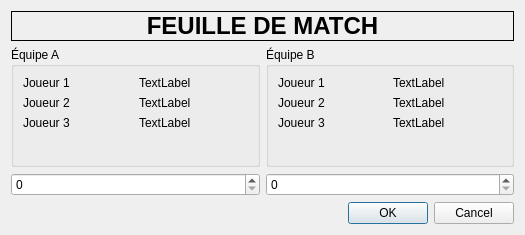
<?xml version="1.0" encoding="UTF-8"?>
<ui version="4.0">
 <class>Dialog</class>
 <widget class="QDialog" name="Dialog">
  <property name="geometry">
   <rect>
    <x>0</x>
    <y>0</y>
    <width>525</width>
    <height>235</height>
   </rect>
  </property>
  <property name="windowTitle">
   <string>Dialog</string>
  </property>
  <layout class="QVBoxLayout" name="verticalLayout_5">
   <item>
    <widget class="QLabel" name="label">
     <property name="sizePolicy">
      <sizepolicy hsizetype="Preferred" vsizetype="Fixed">
       <horstretch>0</horstretch>
       <verstretch>0</verstretch>
      </sizepolicy>
     </property>
     <property name="font">
      <font>
       <pointsize>18</pointsize>
       <weight>75</weight>
       <bold>true</bold>
      </font>
     </property>
     <property name="frameShape">
      <enum>QFrame::Box</enum>
     </property>
     <property name="frameShadow">
      <enum>QFrame::Plain</enum>
     </property>
     <property name="text">
      <string>FEUILLE DE MATCH</string>
     </property>
     <property name="alignment">
      <set>Qt::AlignCenter</set>
     </property>
    </widget>
   </item>
   <item>
    <layout class="QHBoxLayout" name="horizontalLayout_7">
     <item>
      <layout class="QVBoxLayout" name="verticalLayout_3">
       <item>
        <widget class="QGroupBox" name="groupBox">
         <property name="title">
          <string>Équipe A</string>
         </property>
         <layout class="QVBoxLayout" name="verticalLayout_2">
          <item>
           <layout class="QHBoxLayout" name="horizontalLayout">
            <item>
             <widget class="QLabel" name="label_2">
              <property name="text">
               <string>Joueur 1</string>
              </property>
             </widget>
            </item>
            <item>
             <widget class="QLabel" name="label_5">
              <property name="text">
               <string>TextLabel</string>
              </property>
             </widget>
            </item>
           </layout>
          </item>
          <item>
           <layout class="QHBoxLayout" name="horizontalLayout_2">
            <item>
             <widget class="QLabel" name="label_3">
              <property name="text">
               <string>Joueur 2</string>
              </property>
             </widget>
            </item>
            <item>
             <widget class="QLabel" name="label_6">
              <property name="text">
               <string>TextLabel</string>
              </property>
             </widget>
            </item>
           </layout>
          </item>
          <item>
           <layout class="QHBoxLayout" name="horizontalLayout_3">
            <item>
             <widget class="QLabel" name="label_4">
              <property name="text">
               <string>Joueur 3</string>
              </property>
             </widget>
            </item>
            <item>
             <widget class="QLabel" name="label_7">
              <property name="text">
               <string>TextLabel</string>
              </property>
             </widget>
            </item>
           </layout>
          </item>
          <item>
           <spacer name="verticalSpacer">
            <property name="orientation">
             <enum>Qt::Vertical</enum>
            </property>
            <property name="sizeHint" stdset="0">
             <size>
              <width>20</width>
              <height>0</height>
             </size>
            </property>
           </spacer>
          </item>
         </layout>
        </widget>
       </item>
       <item>
        <widget class="QSpinBox" name="pointsA">
         <property name="maximum">
          <number>13</number>
         </property>
        </widget>
       </item>
      </layout>
     </item>
     <item>
      <layout class="QVBoxLayout" name="verticalLayout_4">
       <item>
        <widget class="QGroupBox" name="groupBox_2">
         <property name="title">
          <string>Équipe B</string>
         </property>
         <layout class="QVBoxLayout" name="verticalLayout">
          <item>
           <layout class="QHBoxLayout" name="horizontalLayout_4">
            <item>
             <widget class="QLabel" name="label_8">
              <property name="text">
               <string>Joueur 1</string>
              </property>
             </widget>
            </item>
            <item>
             <widget class="QLabel" name="label_9">
              <property name="text">
               <string>TextLabel</string>
              </property>
             </widget>
            </item>
           </layout>
          </item>
          <item>
           <layout class="QHBoxLayout" name="horizontalLayout_5">
            <item>
             <widget class="QLabel" name="label_10">
              <property name="text">
               <string>Joueur 2</string>
              </property>
             </widget>
            </item>
            <item>
             <widget class="QLabel" name="label_11">
              <property name="text">
               <string>TextLabel</string>
              </property>
             </widget>
            </item>
           </layout>
          </item>
          <item>
           <layout class="QHBoxLayout" name="horizontalLayout_6">
            <item>
             <widget class="QLabel" name="label_12">
              <property name="text">
               <string>Joueur 3</string>
              </property>
             </widget>
            </item>
            <item>
             <widget class="QLabel" name="label_13">
              <property name="text">
               <string>TextLabel</string>
              </property>
             </widget>
            </item>
           </layout>
          </item>
          <item>
           <spacer name="verticalSpacer_2">
            <property name="orientation">
             <enum>Qt::Vertical</enum>
            </property>
            <property name="sizeHint" stdset="0">
             <size>
              <width>20</width>
              <height>0</height>
             </size>
            </property>
           </spacer>
          </item>
         </layout>
        </widget>
       </item>
       <item>
        <widget class="QSpinBox" name="pointsB">
         <property name="maximum">
          <number>13</number>
         </property>
        </widget>
       </item>
      </layout>
     </item>
    </layout>
   </item>
   <item>
    <widget class="QDialogButtonBox" name="buttonBox">
     <property name="orientation">
      <enum>Qt::Horizontal</enum>
     </property>
     <property name="standardButtons">
      <set>QDialogButtonBox::Cancel|QDialogButtonBox::Ok</set>
     </property>
    </widget>
   </item>
  </layout>
 </widget>
 <resources/>
 <connections>
  <connection>
   <sender>buttonBox</sender>
   <signal>accepted()</signal>
   <receiver>Dialog</receiver>
   <slot>accept()</slot>
   <hints>
    <hint type="sourcelabel">
     <x>248</x>
     <y>254</y>
    </hint>
    <hint type="destinationlabel">
     <x>157</x>
     <y>274</y>
    </hint>
   </hints>
  </connection>
  <connection>
   <sender>buttonBox</sender>
   <signal>rejected()</signal>
   <receiver>Dialog</receiver>
   <slot>reject()</slot>
   <hints>
    <hint type="sourcelabel">
     <x>316</x>
     <y>260</y>
    </hint>
    <hint type="destinationlabel">
     <x>286</x>
     <y>274</y>
    </hint>
   </hints>
  </connection>
 </connections>
</ui>
